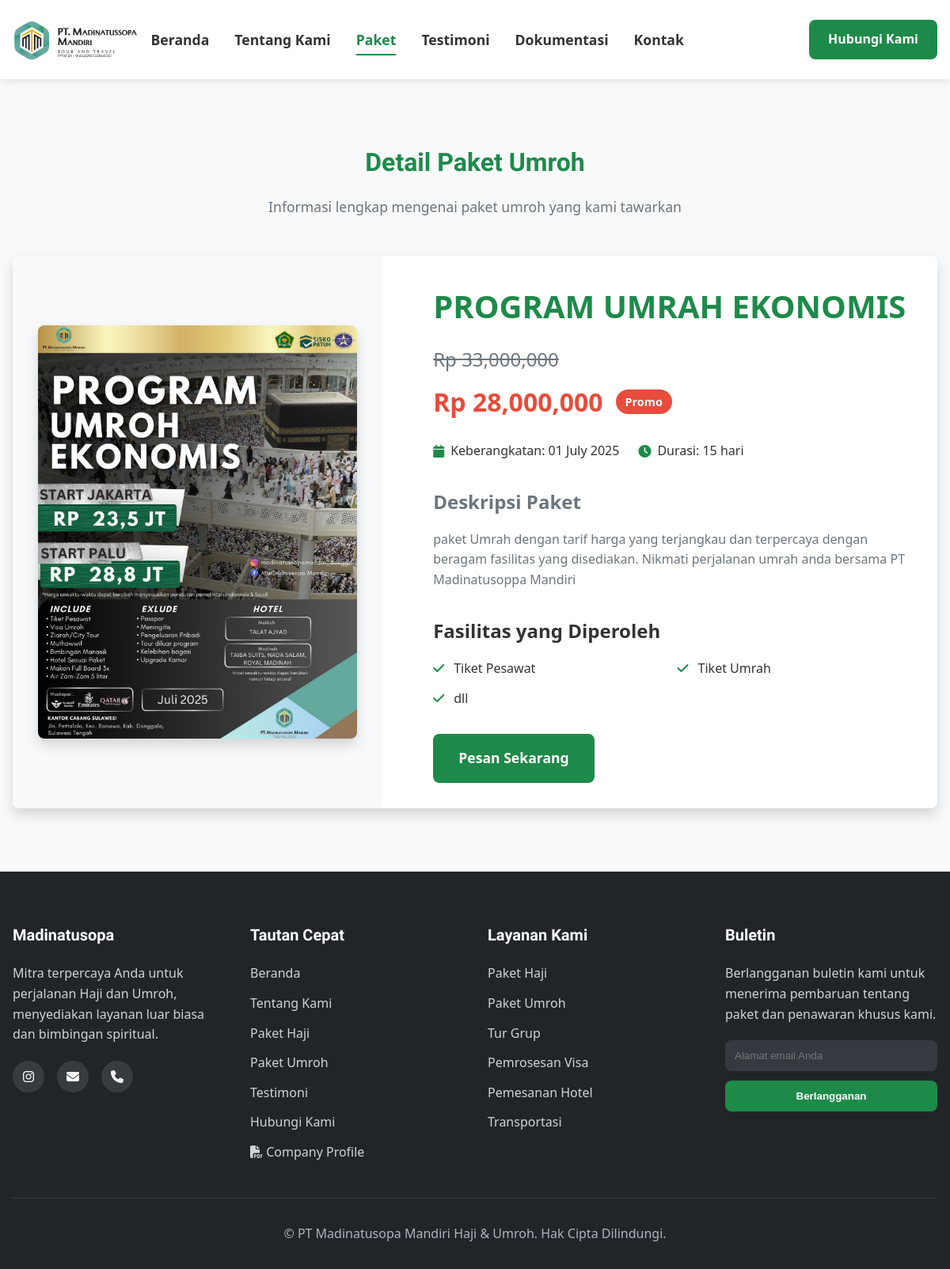
Page /package/program-umrah-ekonomis/ on the committed database.
### base/models.py (models this page shows, shortened)
class UmrahPackage(models.Model):
    name = models.CharField(max_length=200, verbose_name="Nama Paket")
    slug = models.SlugField(max_length=255, unique=True, blank=True)
    description = models.TextField(verbose_name="Deskripsi Paket")
    facilities = models.TextField(
        verbose_name="Fasilitas yang Diperoleh",
        help_text="Masukkan satu fasilitas per baris",
    )
    departure_date = models.DateField(verbose_name="Jadwal Keberangkatan")
    duration = models.PositiveIntegerField(default=10, verbose_name="Durasi (hari)")
    price = models.DecimalField(max_digits=12, decimal_places=2, verbose_name="Harga")
    is_promo = models.BooleanField(default=False, verbose_name="Promo Aktif")
    promo_price = models.DecimalField(
        max_digits=12,
        decimal_places=2,
        null=True,
        blank=True,
        verbose_name="Harga Promo",
    )
    promo_end_date = models.DateField(
        null=True, blank=True, verbose_name="Tanggal Berakhir Promo"
    )
    package_image = models.ImageField(
        upload_to="package_images/",
        verbose_name="Foto Stiker Paket",
        help_text="Unggah gambar dengan rasio 21:30 untuk hasil terbaik",
    )
    poster_filename = models.CharField(
        max_length=255, blank=True, verbose_name="Nama File Poster"
    )
    created_at = models.DateTimeField(auto_now_add=True)
    updated_at = models.DateTimeField(auto_now=True)
    class Meta:
        verbose_name = "Paket Umroh"
        verbose_name_plural = "Paket Umroh"
        ordering = ["-departure_date"]
    @property
    def facilities_list(self):
        if not self.facilities:
            return []
        return [
            facility.strip()
            for facility in self.facilities.split("\n")
            if facility.strip()
        ]
    @property
    def is_promo_active(self):
        from django.utils import timezone
        if not self.is_promo or not self.promo_price:
            return False
        if self.promo_end_date and self.promo_end_date < timezone.now().date():
            return False
        return True

### base/views.py (the view)
# urls.py: path("package/<slug:slug>/", views.package_detail, name="package_detail"),
def package_detail(request, slug):
    package = get_object_or_404(UmrahPackage, slug=slug)
    context = {
        "package": package,
    }
    return render(request, "package_detail.html", context)

### base/templates/package_detail.html (shortened to what this page needs)
{% extends 'base.html' %}
{% load static %}
{% load humanize %}
{% block nav_packages_active %}active{% endblock %}
{% block content %}
<section class="package-detail-section">
    <div class="container">
        <div class="section-header">
            <h2 class="section-title">Detail Paket Umroh</h2>
            <p class="section-subtitle">Informasi lengkap mengenai paket umroh yang kami tawarkan</p>
        </div>
        <div class="single-package-container">
            <div class="package-poster">
                {% if package.package_image %}
                    <img src="{{ package.package_image.url }}" alt="{{ package.name }}" style="max-width: 100%; height: auto;">
                {% else %}
                    <div class="placeholder-poster">
                        <i class="fas fa-image"></i>
                        <h3>{{ package.name }}</h3>
                        <p>Paket Umroh Premium</p>
                    </div>
                {% endif %}
            </div>
            <div class="package-details">
                <h1 class="package-title">{{ package.name }}</h1>
                {% if package.is_promo_active %}
                <div class="package-price-container">
                    <p class="package-original-price">Rp {{ package.price|floatformat:0|intcomma }}</p>
                    <p class="package-promo-price">Rp {{ package.promo_price|floatformat:0|intcomma }} <span class="promo-badge">Promo</span></p>
                </div>
                {% else %}
                <p class="package-price">Rp {{ package.price|floatformat:0|intcomma }}</p>
                {% endif %}
                <div class="package-meta">
                    <div class="meta-item">
                        <i class="fas fa-calendar"></i>
                        <span>Keberangkatan: {{ package.departure_date|date:"d F Y" }}</span>
                    </div>
                    <div class="meta-item">
                        <i class="fas fa-clock"></i>
                        <span>Durasi: {{ package.duration }} hari</span>
                    </div>
                </div>
                <div class="package-description">
                    <h3>Deskripsi Paket</h3>
                    <p>{{ package.description }}</p>
                </div>
                <div class="package-facilities">
                    <h3>Fasilitas yang Diperoleh</h3>
                    <ul class="facilities-list">
                        {% for facility in package.facilities_list %}
                        <li><i class="fas fa-check"></i> {{ facility }}</li>
                        {% endfor %}
                    </ul>
                </div>
                <div class="package-actions">
                    <a href="{% url 'home' %}#contact" class="btn btn-primary btn-lg">Pesan Sekarang</a>
                    <a href="{% url 'home' %}#packages" class="btn btn-outline btn-lg">Lihat Paket Lainnya</a>
                </div>
            </div>
        </div>
    </div>
</section>
{% endblock %}

### rows in the picture
UmrahPackage: package_image (picture), name "PROGRAM UMRAH EKONOMIS", price "33,000,000", promo_price "28,000,000", departure_date "01 July 2025", duration "15", description "paket Umrah dengan tarif harga yang terjangkau dan terpercaya dengan beragam fasilitas yang disediakan. Nikmati perjalanan umrah anda bersama PT Madinatusoppa Mandiri"

### other values in the picture
{{ facility }} "Tiket Pesawat" "Tiket Umrah" "dll"
